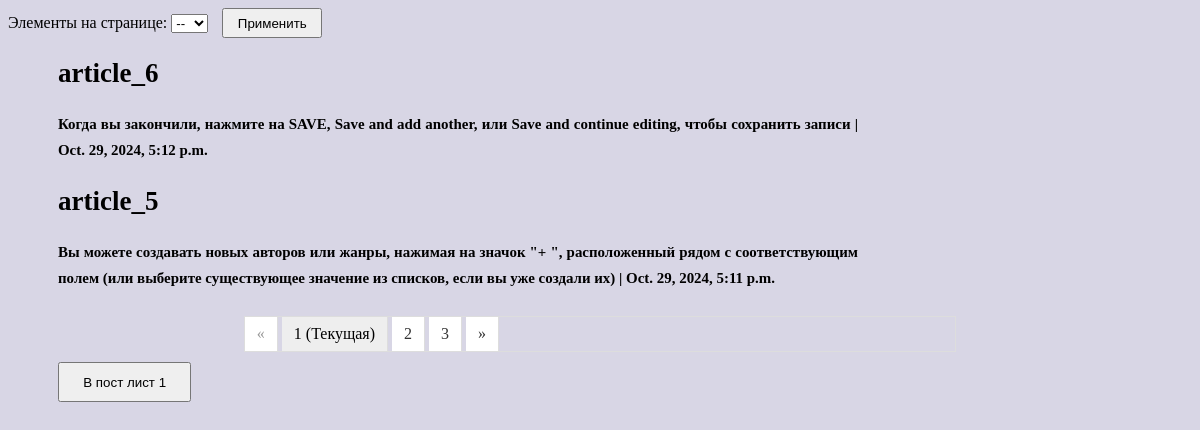
Screenshot of /view/ with the database file from the repository.
### app/models.py (models this page shows)
class Post(models.Model):
    title = models.CharField(max_length=255)
    content = models.TextField()
    created_at = models.DateTimeField(auto_now_add=True)

### app/views.py (the view)
# urls.py: path('view/', post_list_view),
def post_list_view(request):
    per_page = request.GET.get('per_page') or 2
    posts = Post.objects.all().order_by('-id') or per_page
    paginator = Paginator(posts, per_page)
    page = request.GET.get('page')
    try:
        posts = paginator.page(page)
    except PageNotAnInteger:
        posts = paginator.page(1)
    except EmptyPage:
        posts = paginator.page(paginator.num_pages)
    context = {'posts': posts}
    return render(request, 'post_list_view.html', context)

### templates/post_list_view.html (shortened to what this page needs)
<!DOCTYPE html>
{%load static%}
<html lang="en">
<head>
    <link rel="stylesheet" type="text/css" href="{%static 'style.css'%}">
</head>
<body>
    <form action="" method="get">
        <label for="per_page">Элементы на странице:</label>
        <select id="per_page" name="per_page">
            <option value="">--</option>
        </select>
        <button type="submit" class="paginator_bt">Применить</button>
    </form>
<div class="post-container">
{% for post in posts %}
<h2>{{ post.title }}</h2>
    <h5> {{ post.content }} | {{ post.created_at }}</h5>
{% endfor %}
</div>
<div id="custom-pagination">
    <ul class="pagination">
        {% if posts.has_previous %}
        <li><a href="?page={{ posts.previous_page_number }}">«</a></li>
        {% else %}
        <li class="disabled"><span>«</span></li>
        {% endif %}
        {% for i in posts.paginator.page_range %}
        {% if posts.number == i %}
        <li class="active"><span>{{ i }}<span class="sr-only"> (Текущая)</span></span></li>
        {% else %}
        <li><a href="?page={{ i }}">{{ i }}</a></li>
        {% endif %}
        {% endfor %}
        {% if posts.has_next %}
        <li><a href="?page={{ posts.next_page_number }}">»</a></li>
        {% else %}
        <li class="disabled"><span>»</span></li>
        {% endif %}
    </ul>
</div>
</body>
<form action="http://127.0.0.1:8000/" target="_self">
    <button class="btn">В пост лист 1</button>
</form>
</html>

### static/style.css (style rules this page uses)
.btn { width: 10em; height: 3em; margin-top: 10px; margin-left: 50px; }
body { background-color: #d8d6e5; }
.paginator_bt { width: 100px; height: 30px; margin-left: 10px; }
.post-container { width: 800px; padding-left: 50px; text-align: justify; font-size: 18px; line-height: 26px; letter-spacing: normal; }
.pagination { display: flex-direction; justify-content: flex-start; list-style: none; padding: 0; margin: 0 auto; margin-top: 10px; border: 1px solid #ddd; max-width: 60%; }
.pagination li { display: inline-block; padding: 8px 12px; background-color: #fff; border-right: 1px solid #ddd; }
.pagination li a { color: #333; text-decoration: none; transition: all 0.3s ease; }
.pagination li.active, .pagination li:hover { background-color: #eee; }
.pagination li.disabled span { color: #999; }

### rows the page displays
Post: title "article_6", content "Когда вы закончили, нажмите на SAVE, Save and add another, или Save and continue editing, чтобы сохранить записи", created_at "Oct. 29, 2024, 5:12 p.m."
Post: title "article_5", content "Вы можете создавать новых авторов или жанры, нажимая на значок \"+ \", расположенный рядом с соответствующим полем (или выберите существующее значение из списков, если вы уже создали их)", created_at "Oct. 29, 2024, 5:11 p.m."

### other values shown
{{ i }} "1"
{{ i }} "2" "3"
